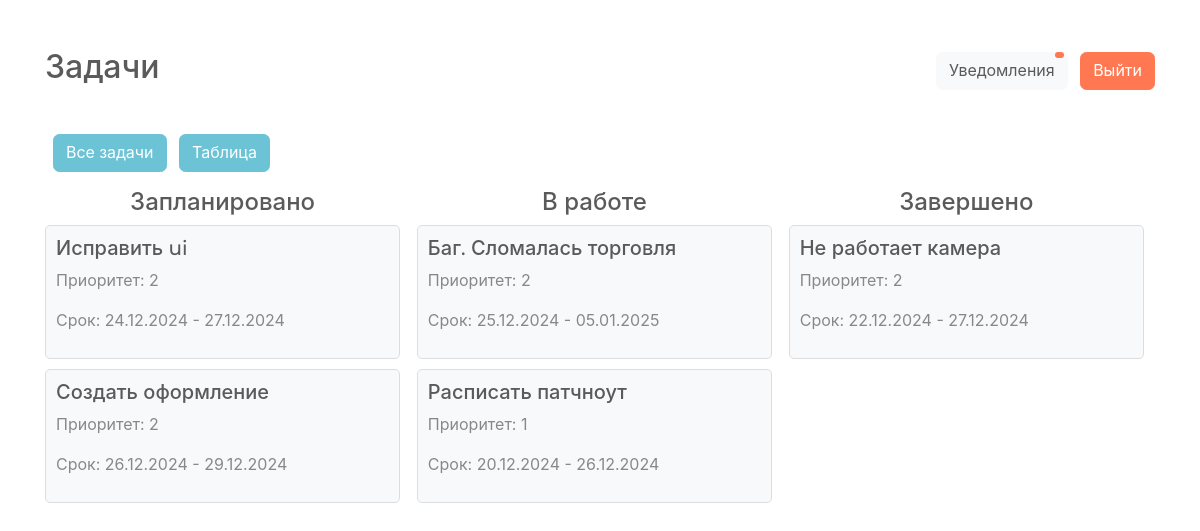
Page /kanban/ (signed in) on the committed database.
### task_management_system_app/models.py (models this page shows)
class Task(models.Model):
    STATUS_CHOICES = [
        ('planned', 'Запланировано'),
        ('in_progress', 'В работе'),
        ('completed', 'Завершено'),
    ]
    name = models.CharField(max_length=100)
    category = models.ForeignKey(Category, on_delete=models.CASCADE)
    assigned_to = models.ForeignKey(User, on_delete=models.CASCADE, related_name='tasks')
    start_date = models.DateTimeField()
    end_date = models.DateTimeField()
    priority = models.IntegerField(default=1)
    description = models.TextField(default='')
    is_completed = models.BooleanField(default=False)
    status = models.CharField(
        max_length=20,
        choices=STATUS_CHOICES,
        default='planned'
    )

### task_management_system_app/views.py (the view)
# urls.py: path('kanban/', views.kanban_board, name='kanban_board'),
@login_required
def kanban_board(request):
    tasks_planned = Task.objects.filter(status='planned')
    tasks_in_progress = Task.objects.filter(status='in_progress')
    tasks_completed = Task.objects.filter(status='completed')
    return render(request, 'kanban_board.html', {
        'tasks_planned': tasks_planned,
        'tasks_in_progress': tasks_in_progress,
        'tasks_completed': tasks_completed,
    })

### task_management_system_app/templates/kanban_board.html (shortened to what this page needs)
<!DOCTYPE html>
<html lang="ru">
<head>
    <link rel="stylesheet" href="https://cdn.jsdelivr.net/npm/bootswatch@4.5.2/dist/minty/bootstrap.min.css" />
</head>
<body>
    <div class="container mt-5">
        <div class="d-flex justify-content-between align-items-center mb-3">
            <h2 class="text-center">{{ category.name }} Задачи</h2>
            <div>
                <button id="notificationsButton" class="btn btn-light position-relative">
                    Уведомления
                    <span id="notificationsBadge"
                        class="position-absolute top-0 start-100 translate-middle badge rounded-pill bg-danger"
                        style="{% if notifications_count == 0 %}display: {{0}};{% endif %}">
                    </span>
                </button>
                <a href="{% url 'logout' %}" class="btn btn-danger ml-2">Выйти</a>
            </div>
        </div>
        <br />
        <div class="mb-3">
            <a href="{% url 'all_tasks_list' %}" class="btn btn-info ml-2">Все задачи</a>
            <a href="{% url 'user_tasks_list' %}" class="btn btn-info ml-2">Таблица</a>
        </div>
        <div class="d-flex justify-content-between">
            <div class="kanban-column">
                <h4 class="text-center">Запланировано</h4>
                <div>
                    {% for task in tasks_planned %}
                    <div class="kanban-card" onclick="showTaskDetails({{ task.id }})">
                        <h5>{{ task.name }}</h5>
                        <p>Приоритет: {{ task.priority }}</p>
                        <p>Срок: {{ task.start_date|date:"d.m.Y" }} - {{ task.end_date|date:"d.m.Y" }}</p>
                    </div>
                    {% endfor %}
                </div>
            </div>
            <div class="kanban-column">
                <h4 class="text-center">В работе</h4>
                <div>
                    {% for task in tasks_in_progress %}
                    <div class="kanban-card" onclick="showTaskDetails({{ task.id }})">
                        <h5>{{ task.name }}</h5>
                        <p>Приоритет: {{ task.priority }}</p>
                        <p>Срок: {{ task.start_date|date:"d.m.Y" }} - {{ task.end_date|date:"d.m.Y" }}</p>
                    </div>
                    {% endfor %}
                </div>
            </div>
            <div class="kanban-column">
                <h4 class="text-center">Завершено</h4>
                <div>
                    {% for task in tasks_completed %}
                    <div class="kanban-card" onclick="showTaskDetails({{ task.id }})">
                        <h5>{{ task.name }}</h5>
                        <p>Приоритет: {{ task.priority }}</p>
                        <p>Срок: {{ task.start_date|date:"d.m.Y" }} - {{ task.end_date|date:"d.m.Y" }}</p>
                    </div>
                    {% endfor %}
                </div>
            </div>
        </div>
    </div>
</body>
</html>

### task_management_system_app/templates/kanban_board.html (style rules this page uses)
.kanban-column { width: 32%; margin-right: 1%; }
.kanban-card { margin-bottom: 10px; padding: 10px; background-color: #f8f9fa; border: 1px solid #ddd; border-radius: 5px; }

### rows in the picture
Task: name "Исправить ui", priority "2", start_date "24.12.2024", end_date "27.12.2024"
Task: name "Создать оформление", priority "2", start_date "26.12.2024", end_date "29.12.2024"
Task: name "Баг. Сломалась торговля", priority "2", start_date "25.12.2024", end_date "05.01.2025"
Task: name "Расписать патчноут", priority "1", start_date "20.12.2024", end_date "26.12.2024"
Task: name "Не работает камера", priority "2", start_date "22.12.2024", end_date "27.12.2024"
